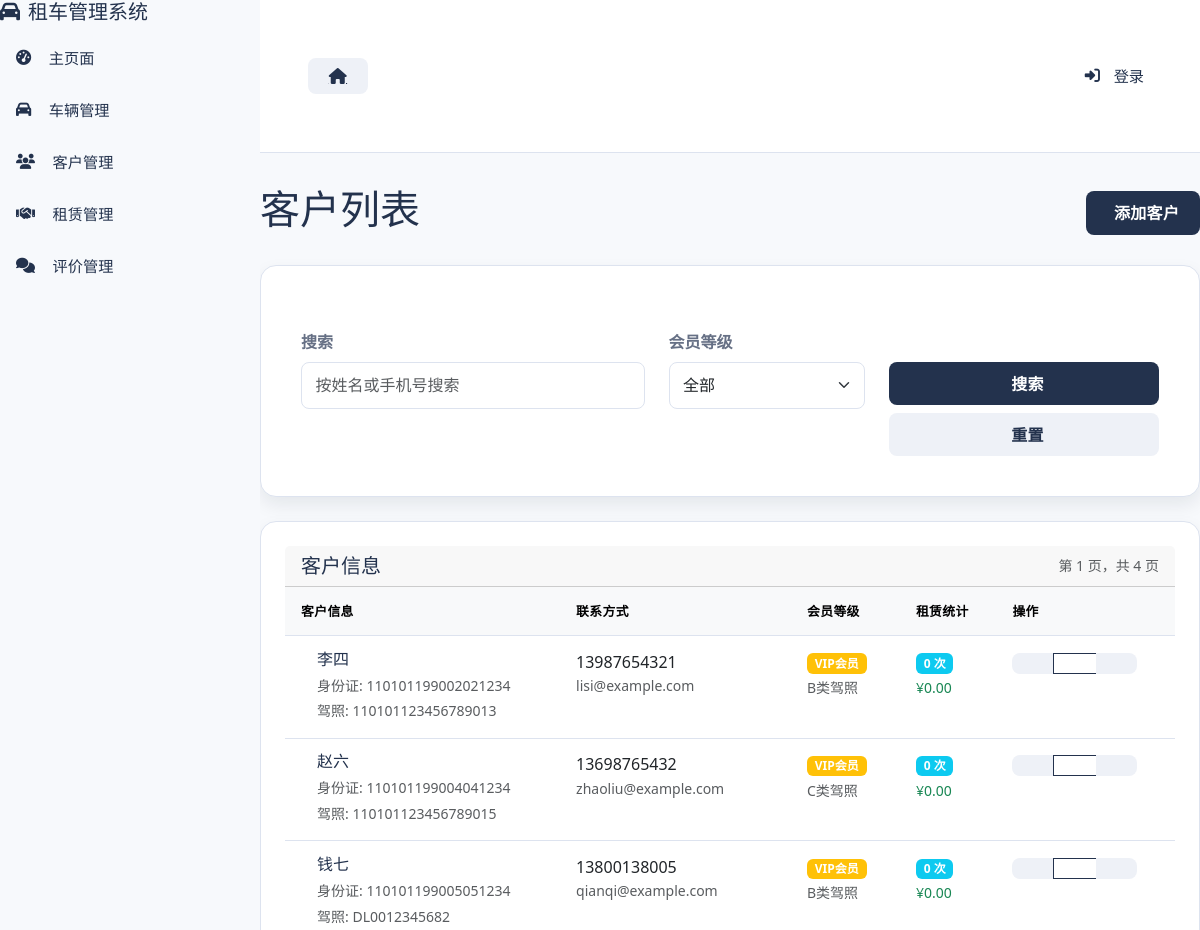
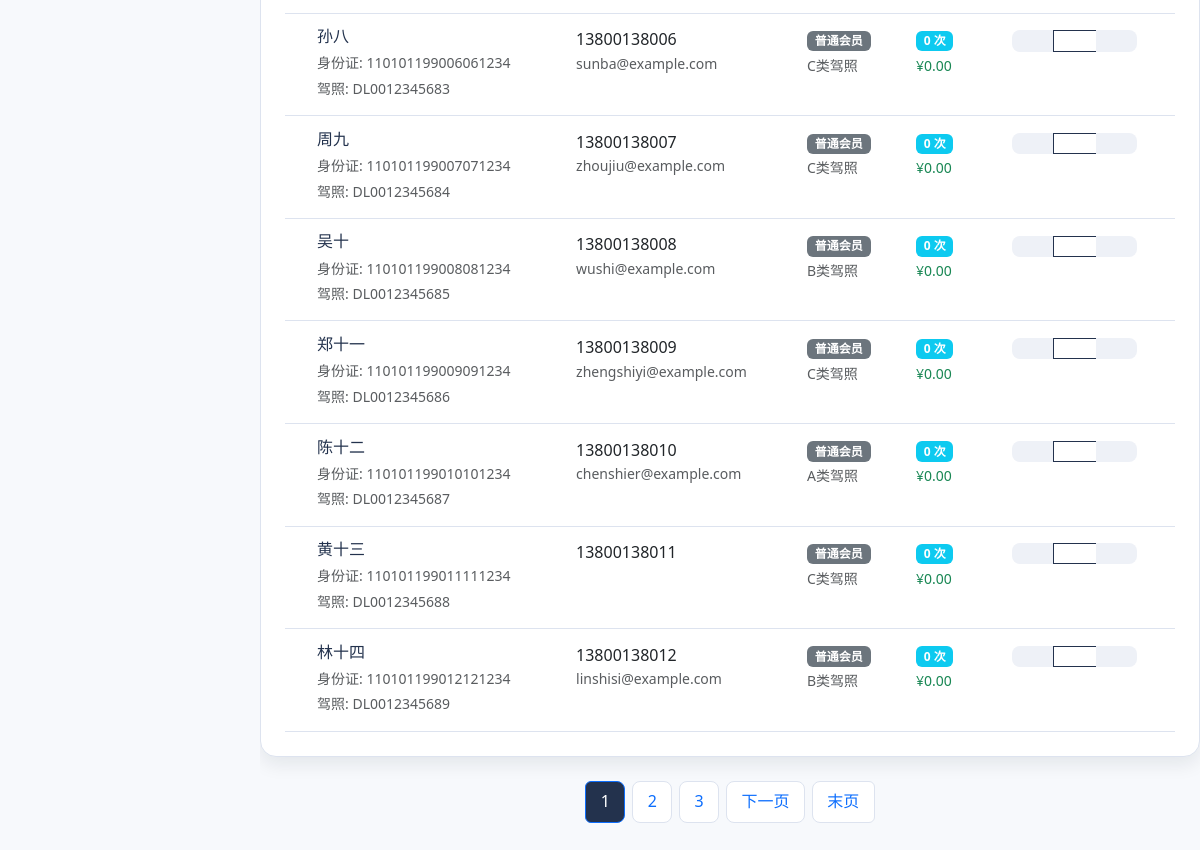
Screenshot of /customers/list/ with the database file from the repository (2 pictures, top to bottom).
### customers/models.py (models this page shows, shortened)
class Customer(models.Model):
    MEMBER_LEVEL_CHOICES = [
        ('NORMAL', '普通会员'),
        ('VIP', 'VIP会员'),
    ]
    user = models.OneToOneField(
        User,
        on_delete=models.SET_NULL,
        related_name='customer_profile',
        blank=True,
        null=True,
        verbose_name='关联用户',
        help_text='关联的用户账号'
    )
    name = models.CharField(
        '姓名',
        max_length=100,
        help_text='客户姓名'
    )
    phone = models.CharField(
        '联系电话',
        max_length=20,
        validators=[
            RegexValidator(
                regex=r'^1[3-9]\d{9}$',
                message='请输入有效的手机号码'
            )
        ],
        help_text='11位手机号码'
    )
    email = models.EmailField(
        '邮箱',
        blank=True,
        null=True,
        help_text='电子邮箱地址'
    )
    id_card = models.CharField(
        '身份证号',
        max_length=18,
        unique=True,
        validators=[
            RegexValidator(
                regex=r'^[1-9]\d{5}(18|19|20)\d{2}((0[1-9])|(1[0-2]))(([0-2][1-9])|10|20|30|31)\d{3}[0-9Xx]$',
                message='请输入有效的身份证号码'
            )
        ],
        help_text='18位身份证号码'
    )
    license_number = models.CharField(
        '驾照号',
        max_length=20,
        unique=True,
        help_text='驾驶证号码'
    )
    license_type = models.CharField(
        '驾照类型',
        max_length=10,
        choices=[
            ('A', 'A类驾照'),
            ('B', 'B类驾照'),
            ('C', 'C类驾照'),
        ],
        default='C',
        help_text='驾驶证类型'
    )
    member_level = models.CharField(
        '会员等级',
        max_length=20,
        choices=MEMBER_LEVEL_CHOICES,
        default='NORMAL',
        help_text='客户会员等级'
    )
    created_at = models.DateTimeField(
        '创建时间',
        auto_now_add=True
    )
    updated_at = models.DateTimeField(
        '更新时间',
        auto_now=True
    )
    class Meta:
        db_table = 'customers'
        verbose_name = '客户'
        verbose_name_plural = '客户'
        ordering = ['-created_at']
        indexes = [
            models.Index(fields=['id_card']),
            models.Index(fields=['license_number']),
            models.Index(fields=['phone']),
            models.Index(fields=['member_level']),
        ]

### customers/views.py (the view)
# urls.py: path('list/', views.customer_list, name='customer_list'),
def customer_list(request):
    customers = Customer.objects.all()
    search_form = CustomerSearchForm(request.GET)
    if search_form.is_valid():
        search = search_form.cleaned_data.get('search')
        member_level = search_form.cleaned_data.get('member_level')
        if search:
            customers = customers.filter(
                Q(name__icontains=search) |
                Q(phone__icontains=search)
            )
        if member_level:
            customers = customers.filter(member_level=member_level)
    from django.db.models import Prefetch
    customers = customers.prefetch_related(
        Prefetch('rentals', queryset=Rental.objects.only('total_amount'))
    ).annotate(
        total_rentals=Count('rentals'),
        total_amount=Sum('rentals__total_amount')
    )
    paginator = Paginator(customers, 10)
    page_number = request.GET.get('page')
    page_obj = paginator.get_page(page_number)
    total_customers = customers.count() if not search_form.is_valid() or not (search_form.cleaned_data.get('search') or search_form.cleaned_data.get('member_level')) else page_obj.paginator.count
    context = {
        'page_obj': page_obj,
        'search_form': search_form,
        'total_customers': total_customers,
    }
    return render(request, 'customers/customer_list.html', context)

### customers/forms.py
class CustomerSearchForm(forms.Form):
    search = forms.CharField(
        required=False,
        label='搜索',
        widget=forms.TextInput(attrs={
            'class': 'form-control',
            'placeholder': '按姓名或手机号搜索'
        })
    )
    member_level = forms.ChoiceField(
        required=False,
        label='会员等级',
        choices=[('', '全部')] + Customer.MEMBER_LEVEL_CHOICES,
        widget=forms.Select(attrs={
            'class': 'form-select'
        })
    )

### templates/customers/customer_list.html (shortened to what this page needs)
{% extends "vehicles/base.html" %}
{% block content %}
<div class="d-flex justify-content-between align-items-center mb-4">
    <h1> 客户列表</h1>
    <a href="{% url 'customers:customer_create' %}" class="btn btn-primary">
         添加客户
    </a>
</div>
<div class="card mb-4">
    <div class="card-body">
        <form method="get" class="row g-4">
            <div class="col-lg-5 col-md-5">
                <label for="search" class="form-label">搜索</label>
                <input type="text" class="form-control" id="search" name="search"
                       placeholder="按姓名或手机号搜索" value="{{ search_form.search.value|default:'' }}">
            </div>
            <div class="col-lg-3 col-md-3">
                <label for="member_level" class="form-label">会员等级</label>
                <select class="form-select" id="member_level" name="member_level">
                    {% for value, label in search_form.member_level.field.choices %}
                    <option value="{{ value }}" {% if search_form.member_level.value == value %}selected{% endif %}>
                        {{ label }}
                    </option>
                    {% endfor %}
                </select>
            </div>
            <div class="col-lg-4 col-md-4">
                <label class="form-label">&nbsp;</label>
                <div class="d-flex flex-column gap-2">
                    <button type="submit" class="btn btn-primary">
                         搜索
                    </button>
                    <a href="{% url 'customers:customer_list' %}" class="btn btn-secondary">
                         重置
                    </a>
                </div>
            </div>
        </form>
    </div>
</div>
<div class="card">
    <div class="card-header d-flex justify-content-between align-items-center">
        <h5 class="mb-0"> 客户信息</h5>
        <div class="text-muted small">
            第 {{ page_obj.number }} 页，共 {{ page_obj.paginator.num_pages }} 页
        </div>
    </div>
    <div class="card-body p-0">
        {% if page_obj %}
        <div class="table-responsive">
            <table class="table table-hover mb-0">
                <thead class="table-light">
                    <tr>
                        <th>客户信息</th>
                        <th>联系方式</th>
                        <th>会员等级</th>
                        <th>租赁统计</th>
                        <th>操作</th>
                    </tr>
                </thead>
                <tbody>
                    {% for customer in page_obj %}
                    <tr>
                        <td>
                            <div class="d-flex align-items-center">
                                <div>
                                    <h6 class="mb-1">{{ customer.name }}</h6>
                                    <small class="text-muted">身份证: {{ customer.id_card }}</small><br>
                                    <small class="text-muted">驾照: {{ customer.license_number }}</small>
                                </div>
                            </div>
                        </td>
                        <td>
                            <div>
                                <div> {{ customer.phone }}</div>
                                {% if customer.email %}
                                <div class="small text-muted"> {{ customer.email }}</div>
                                {% endif %}
                            </div>
                        </td>
                        <td>
                            {% if customer.member_level == 'VIP' %}
                                <span class="badge bg-warning">
                                     VIP会员
                                </span>
                            {% else %}
                                <span class="badge bg-secondary">
                                     普通会员
                                </span>
                            {% endif %}
                            <br>
                            <small class="text-muted">{{ customer.get_license_type_display }}</small>
                        </td>
                        <td>
                            <div>
                                <span class="badge bg-info">{{ customer.total_rentals|default:0 }} 次</span>
                                <br>
                                <small class="text-success">¥{{ customer.total_amount|default:0|floatformat:2 }}</small>
                            </div>
                        </td>
                        <td>
                            <div class="btn-group" role="group">
                                <a href="{% url 'customers:customer_detail' customer.pk %}"
                                   class="btn btn-sm btn-outline-primary" title="查看详情">
                                </a>
                                <a href="{% url 'customers:customer_update' customer.pk %}"
                                   class="btn btn-sm btn-outline-secondary" title="编辑">
                                </a>
                                <a href="{% url 'customers:customer_delete' customer.pk %}"
                                   class="btn btn-sm btn-outline-danger" title="删除">
                                </a>
                            </div>
                        </td>
                    </tr>
                    {% endfor %}
                </tbody>
            </table>
        </div>
        {% endif %}
    </div>
</div>
{% if page_obj.paginator.num_pages > 1 %}
<nav aria-label="客户分页" class="mt-4">
    <ul class="pagination justify-content-center">
        {% for num in page_obj.paginator.page_range %}
            {% if page_obj.number == num %}
                <li class="page-item active">
                    <span class="page-link">{{ num }}</span>
                </li>
            {% elif num > page_obj.number|add:'-3' and num < page_obj.number|add:'3' %}
                <li class="page-item">
                    <a class="page-link" href="?page={{ num }}">
                        {{ num }}
                    </a>
                </li>
            {% endif %}
        {% endfor %}
        {% if page_obj.has_next %}
            <li class="page-item">
                <a class="page-link" href="?page={{ page_obj.next_page_number }}">
                    下一页
                </a>
            </li>
            <li class="page-item">
                <a class="page-link" href="?page={{ page_obj.paginator.num_pages }}">
                    末页
                </a>
            </li>
        {% endif %}
    </ul>
</nav>
{% endif %}
{% endblock %}

### static/css/style.css (style rules this page uses)
:root { --bg-page: #f7f9fc; --bg-card: #ffffff; --color-primary: #23324d; --color-primary-dark: #1a2538; --color-accent: #d48a34; --color-text: #141c2c; --color-muted: #667085; --color-border: #dde3ef; --color-success: #18a568; --color-warning: #e0a113; --color-danger: #d34a4a; --color-white: #ffffff; --btn-secondary-bg: #eef1f7; --radius-sm: 8px; --radius-md: 16px; --radius-lg: 20px; --shadow-sm: 0 8px 18px rgba(15, 23, 42, 0.08); --shadow-lg: 0 25px 45px rgba(15, 23, 42, 0.12); --transition: 0.25s cubic-bezier(0.4, 0, 0.2, 1); --content-width: min(1200px, 100%); --font-base: "Segoe UI", "Microsoft YaHei", "PingFang SC", "Helvetica Neue", Arial, sans-serif; }
* { box-sizing: border-box; margin: 0; padding: 0; }
h1, h2, h3, h4, h5, h6 { color: var(--color-primary); }
body { font-family: var(--font-base); background: var(--bg-page); color: var(--color-text); line-height: 1.6; }
a { color: inherit; text-decoration: none; }
.d-flex { display: flex; }
.mb-0 { margin-bottom: 0; }
.mb-1 { margin-bottom: 0.75rem; }
.mb-4 { margin-bottom: 2.25rem; }
.text-muted { color: var(--color-muted); }
.text-success { color: var(--color-success); }
.gap-2 { gap: 0.75rem; }
.row { display: flex; flex-wrap: wrap; margin: -12px; }
.row > * { flex: 1; padding: 12px; }
@media (min-width: 768px) { .col-md-4 { flex: 0 0 33.333%; } }
@media (min-width: 768px) { .col-md-3 { flex: 0 0 25%; } }
.btn { border: none; border-radius: var(--radius-sm); padding: 0.6rem 1.3rem; font-weight: 600; letter-spacing: 0.3px; cursor: pointer; transition: var(--transition); display: inline-flex; align-items: center; justify-content: center; gap: 0.45rem; background: var(--btn-secondary-bg); color: var(--color-primary); }
.btn-primary { background: var(--color-primary); color: var(--color-white); }
.btn-outline-secondary { border: 1px solid var(--color-primary); background: transparent; color: var(--color-primary); }
.card, .section-block { background: var(--bg-card); border-radius: var(--radius-md); border: 1px solid var(--color-border); box-shadow: var(--shadow-sm); margin-bottom: 1.5rem; padding: 1.5rem; }
.form-label { font-weight: 600; color: var(--color-muted); margin-bottom: 0.4rem; }
.form-control, .form-select { width: 100%; border: 1px solid var(--color-border); border-radius: var(--radius-sm); padding: 0.65rem 0.85rem; font-family: var(--font-base); }
.table { width: 100%; border-collapse: collapse; margin-bottom: 0; }
.table thead { background: rgba(31,42,55,0.03); text-transform: uppercase; font-size: 0.8rem; letter-spacing: 0.4px; }
.table th, .table td { padding: 0.85rem 1rem; border-bottom: 1px solid var(--color-border); }
.pagination { list-style: none; display: flex; justify-content: center; gap: 0.5rem; padding: 0; }
.page-link { display: block; padding: 0.45rem 0.9rem; border-radius: var(--radius-sm); border: 1px solid var(--color-border); }
.page-item.active .page-link { background: var(--color-primary); color: #fff; }

### rows the page displays
Customer: name "李四", id_card "110101199002021234", license_number "110101123456789013", phone "13987654321", email "lisi@example.com", member_level "VIP会员", license_type "B类驾照", total_rentals "0", total_amount "0.00"
Customer: name "赵六", id_card "110101199004041234", license_number "110101123456789015", phone "13698765432", email "zhaoliu@example.com", member_level "VIP会员", license_type "C类驾照", total_rentals "0", total_amount "0.00"
Customer: name "钱七", id_card "110101199005051234", license_number "DL0012345682", phone "13800138005", email "qianqi@example.com", member_level "VIP会员", license_type "B类驾照", total_rentals "0", total_amount "0.00"
Customer: name "孙八", id_card "110101199006061234", license_number "DL0012345683", phone "13800138006", email "sunba@example.com", member_level "普通会员", license_type "C类驾照", total_rentals "0", total_amount "0.00"
Customer: name "周九", id_card "110101199007071234", license_number "DL0012345684", phone "13800138007", email "zhoujiu@example.com", member_level "普通会员", license_type "C类驾照", total_rentals "0", total_amount "0.00"
Customer: name "吴十", id_card "110101199008081234", license_number "DL0012345685", phone "13800138008", email "wushi@example.com", member_level "普通会员", license_type "B类驾照", total_rentals "0", total_amount "0.00"
Customer: name "郑十一", id_card "110101199009091234", license_number "DL0012345686", phone "13800138009", email "zhengshiyi@example.com", member_level "普通会员", license_type "C类驾照", total_rentals "0", total_amount "0.00"
Customer: name "陈十二", id_card "110101199010101234", license_number "DL0012345687", phone "13800138010", email "chenshier@example.com", member_level "普通会员", license_type "A类驾照", total_rentals "0", total_amount "0.00"
Customer: name "黄十三", id_card "110101199011111234", license_number "DL0012345688", phone "13800138011", member_level "普通会员", license_type "C类驾照", total_rentals "0", total_amount "0.00"
Customer: name "林十四", id_card "110101199012121234", license_number "DL0012345689", phone "13800138012", email "linshisi@example.com", member_level "普通会员", license_type "B类驾照", total_rentals "0", total_amount "0.00"

### other values shown
{{ page_obj.number }} "1"
{{ page_obj.paginator.num_pages }} "4"
{{ num }} "1"
{{ num }} "2" "3"
form field member_level "全部"
